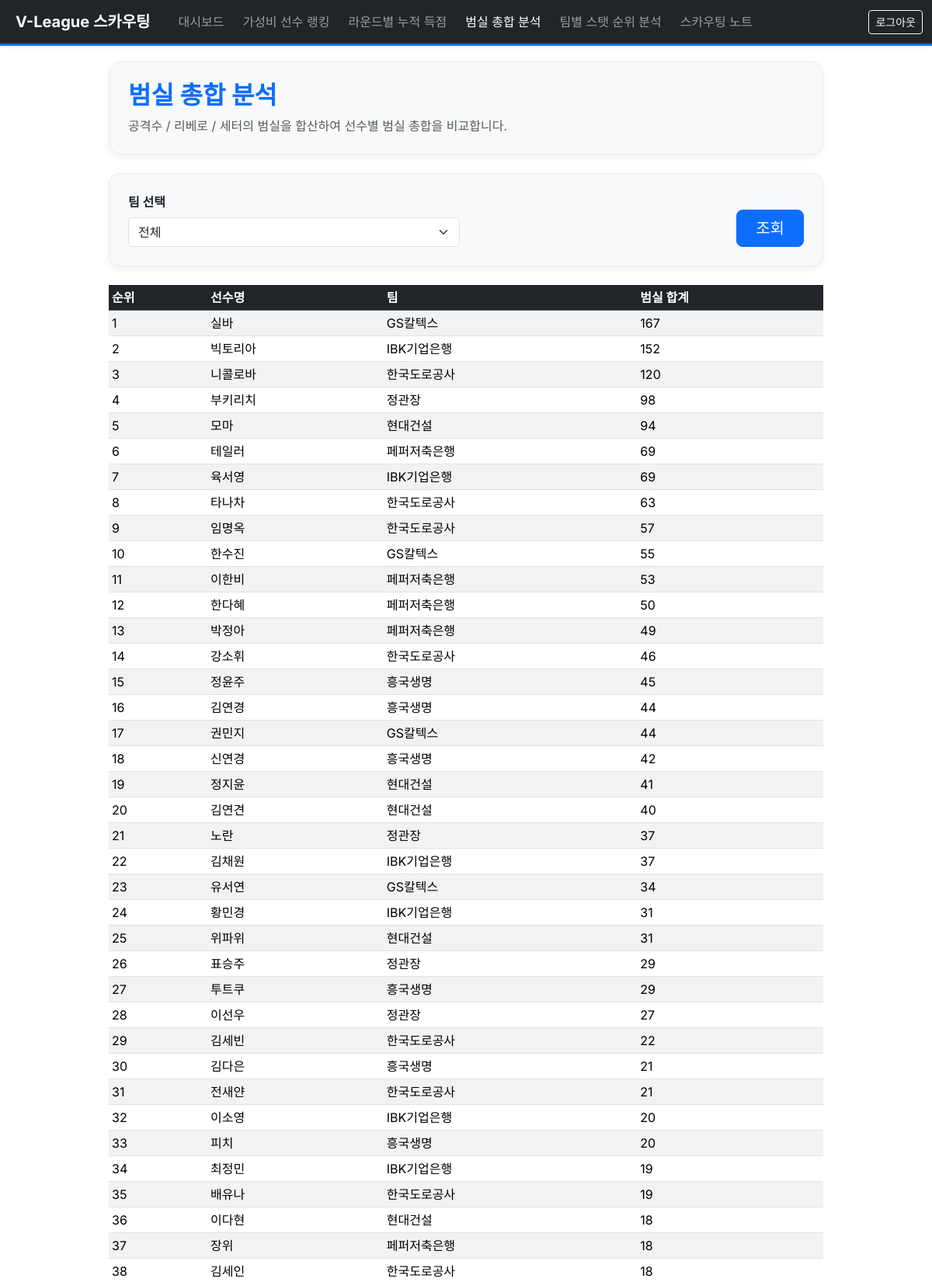
The app's page /aggregate.php (signed in, upper part) with its own data.
### tables this page shows
CREATE TABLE `Player` (
  `player_ID` int(11) NOT NULL,
  `player_name` varchar(50) NOT NULL,
  `current_team_ID` int(11) NOT NULL,
  `position_ID` int(11) NOT NULL,
  `salary` decimal(12,0) DEFAULT NULL,
  PRIMARY KEY (`player_ID`),
  KEY `current_team_ID` (`current_team_ID`),
  KEY `idx_player_position` (`position_ID`),
  CONSTRAINT `player_ibfk_1` FOREIGN KEY (`current_team_ID`) REFERENCES `Team` (`team_ID`),
  CONSTRAINT `player_ibfk_2` FOREIGN KEY (`position_ID`) REFERENCES `Player_Position` (`position_ID`)
);

CREATE TABLE `Team` (
  `team_ID` int(11) NOT NULL,
  `team_Name` varchar(50) NOT NULL,
  `home_arena` varchar(50) DEFAULT NULL,
  PRIMARY KEY (`team_ID`),
  UNIQUE KEY `team_Name` (`team_Name`)
);

### aggregate.php (the view, shortened to what this page needs)
<?php
require_once 'db.php';
$current_page = basename($_SERVER['PHP_SELF']);
$team_id = isset($_GET["team_id"]) ? (int)$_GET["team_id"] : 0;
$sql = "
    SELECT
        p.player_ID,
        p.player_name,
        t.team_Name,
        (
            COALESCE(a.att_sum,0) +
            COALESCE(l.l_sum,0) +
            COALESCE(s.s_sum,0)
        ) AS total_mistakes
    FROM player p
    LEFT JOIN team t
        ON p.current_team_ID = t.team_ID
    LEFT JOIN (
        SELECT
            player_ID,
            SUM(open_failmis + backquick_failmis + serve_mis) AS att_sum
        FROM att_stats
        GROUP BY player_ID
    ) a ON p.player_ID = a.player_ID
    LEFT JOIN (
        SELECT
            player_ID,
            SUM(dig_failmis + receive_fail) AS l_sum
        FROM l_stats
        GROUP BY player_ID
    ) l ON p.player_ID = l.player_ID
    LEFT JOIN (
        SELECT
            player_ID,
            SUM(serve_mis) AS s_sum
        FROM s_stats
        GROUP BY player_ID
    ) s ON p.player_ID = s.player_ID
";
$params = [];
$sql .= "
    GROUP BY p.player_ID
    ORDER BY total_mistakes DESC
";
$stmt = $pdo->prepare($sql);
$stmt->execute($params);
$res = $stmt->fetchAll();
?>
<!doctype html>
<html lang="ko">
<head>
    <link href="https://cdn.jsdelivr.net/npm/bootstrap@5.3.3/dist/css/bootstrap.min.css" rel="stylesheet">
</head>
<body>
<nav class="navbar navbar-expand-lg navbar-dark bg-dark shadow-sm border-bottom border-primary"
     style="border-width: 3px !important;">
    <div class="container-fluid">
        <a class="navbar-brand fw-bold px-2" href="dashboard.php">
            V-League 스카우팅
        </a>
        <div class="collapse navbar-collapse" id="navbarNav">
            <ul class="navbar-nav me-auto">
                <li class="nav-item">
                    <a class="nav-link <?= $current_page=='dashboard.php'?'active':'' ?>"
                       href="dashboard.php">대시보드</a>
                </li>
                <li class="nav-item">
                    <a class="nav-link <?= $current_page=='analysis_value.php'?'active':'' ?>"
                       href="analysis_value.php">가성비 선수 랭킹</a>
                </li>
                <li class="nav-item">
                    <a class="nav-link <?= $current_page=='score_accumulation.php'?'active':'' ?>"
                       href="score_accumulation.php">라운드별 누적 득점</a>
                </li>
                <li class="nav-item">
                    <a class="nav-link <?= $current_page=='aggregate.php'?'active':'' ?>"
                       href="aggregate.php">범실 총합 분석</a>
                </li>
                <li class="nav-item">
                    <a class="nav-link <?= in_array($current_page,['rollup.php','drilldown.php'])?'active':'' ?>"
                       href="rollup.php?metric=score">팀별 스탯 순위 분석</a>
                </li>
                <li class="nav-item">
                    <a class="nav-link <?= in_array($current_page,['player_select.php','player_profile.php','mynotes.php'])?'active':'' ?>"
                       href="player_select.php">스카우팅 노트</a>
                </li>
            </ul>
            <div class="d-flex">
                <a href="logout.php" class="btn btn-outline-light btn-sm">로그아웃</a>
            </div>
        </div>
    </div>
</nav>
<div class="content-container">
    <div class="p-4 mb-4 info-box">
        <h2 class="fw-bold mb-2 text-primary">범실 총합 분석</h2>
        <p class="mb-0 text-muted">
            공격수 / 리베로 / 세터의 범실을 합산하여 선수별 범실 총합을 비교합니다.
        </p>
    </div>
    <form method="GET" action="aggregate.php" class="filter-card bg-light p-4 mb-4">
        <div class="row g-3 align-items-end">
            <div class="col-md-6">
                <label class="form-label fw-bold">팀 선택</label>
                <select name="team_id" class="form-select">
                    <option value="0" <?= $team_id == 0 ? "selected" : "" ?>>전체</option>
                </select>
            </div>
            <div class="col-md-6 text-md-end">
                <button type="submit" class="btn btn-primary btn-lg px-4">
                    조회
                </button>
            </div>
        </div>
    </form>
    <div class="table-responsive">
        <table class="table table-striped table-hover table-sm align-middle">
            <thead class="table-dark">
                <tr>
                    <th>순위</th>
                    <th>선수명</th>
                    <th>팀</th>
                    <th>범실 합계</th>
                </tr>
            </thead>
            <tbody>
            <?php
            if (!empty($res)) {
                $rank = 1;
                foreach ($res as $row) {
                    echo "<tr>
                            <td>{$rank}</td>
                            <td>" . htmlspecialchars($row["player_name"]) . "</td>
                            <td>" . htmlspecialchars($row["team_Name"]) . "</td>
                            <td>{$row["total_mistakes"]}</td>
                          </tr>";
                    $rank++;
                }
            } else {
                echo "<tr><td colspan='4' class='text-center'>데이터가 없습니다.</td></tr>";
            }
            ?>
            </tbody>
        </table>
    </div>
</div>
</body>
</html>

### aggregate.php (style rules this page uses)
body { padding: 0; font-family: 'Inter', sans-serif; background-color: #ffffff; }
.navbar-nav .nav-link { white-space: nowrap !important; padding-left: 12px !important; padding-right: 12px !important; }
.content-container { max-width: 960px; margin: auto; padding: 20px; }
.info-box { background: #f8f9fa; border: 1px solid #e9ecef; border-radius: 16px; box-shadow: 0 4px 10px rgba(0,0,0,0.06); }
.filter-card { border: 1px solid #e9ecef; border-radius: 14px; box-shadow: 0 4px 10px rgba(0,0,0,0.06); }
th { white-space: nowrap; }

### records on screen
player: player_name "실바", current_team_ID.team_Name "GS칼텍스", total_mistakes "167"
player: player_name "빅토리아", current_team_ID.team_Name "IBK기업은행", total_mistakes "152"
player: player_name "니콜로바", current_team_ID.team_Name "한국도로공사", total_mistakes "120"
player: player_name "부키리치", current_team_ID.team_Name "정관장", total_mistakes "98"
player: player_name "모마", current_team_ID.team_Name "현대건설", total_mistakes "94"
player: player_name "테일러", current_team_ID.team_Name "페퍼저축은행", total_mistakes "69"
player: player_name "육서영", current_team_ID.team_Name "IBK기업은행", total_mistakes "69"
player: player_name "타나차", current_team_ID.team_Name "한국도로공사", total_mistakes "63"
player: player_name "임명옥", current_team_ID.team_Name "한국도로공사", total_mistakes "57"
player: player_name "한수진", current_team_ID.team_Name "GS칼텍스", total_mistakes "55"
player: player_name "이한비", current_team_ID.team_Name "페퍼저축은행", total_mistakes "53"
player: player_name "한다혜", current_team_ID.team_Name "페퍼저축은행", total_mistakes "50"
player: player_name "박정아", current_team_ID.team_Name "페퍼저축은행", total_mistakes "49"
player: player_name "강소휘", current_team_ID.team_Name "한국도로공사", total_mistakes "46"
player: player_name "정윤주", current_team_ID.team_Name "흥국생명", total_mistakes "45"
player: player_name "김연경", current_team_ID.team_Name "흥국생명", total_mistakes "44"
player: player_name "권민지", current_team_ID.team_Name "GS칼텍스", total_mistakes "44"
player: player_name "신연경", current_team_ID.team_Name "흥국생명", total_mistakes "42"
player: player_name "정지윤", current_team_ID.team_Name "현대건설", total_mistakes "41"
player: player_name "김연견", current_team_ID.team_Name "현대건설", total_mistakes "40"
player: player_name "노란", current_team_ID.team_Name "정관장", total_mistakes "37"
player: player_name "김채원", current_team_ID.team_Name "IBK기업은행", total_mistakes "37"
player: player_name "유서연", current_team_ID.team_Name "GS칼텍스", total_mistakes "34"
player: player_name "황민경", current_team_ID.team_Name "IBK기업은행", total_mistakes "31"
player: player_name "위파위", current_team_ID.team_Name "현대건설", total_mistakes "31"
player: player_name "표승주", current_team_ID.team_Name "정관장", total_mistakes "29"
player: player_name "투트쿠", current_team_ID.team_Name "흥국생명", total_mistakes "29"
player: player_name "이선우", current_team_ID.team_Name "정관장", total_mistakes "27"
player: player_name "김세빈", current_team_ID.team_Name "한국도로공사", total_mistakes "22"
player: player_name "김다은", current_team_ID.team_Name "흥국생명", total_mistakes "21"
player: player_name "전새얀", current_team_ID.team_Name "한국도로공사", total_mistakes "21"
player: player_name "이소영", current_team_ID.team_Name "IBK기업은행", total_mistakes "20"
player: player_name "피치", current_team_ID.team_Name "흥국생명", total_mistakes "20"
player: player_name "최정민", current_team_ID.team_Name "IBK기업은행", total_mistakes "19"
player: player_name "배유나", current_team_ID.team_Name "한국도로공사", total_mistakes "19"
player: player_name "이다현", current_team_ID.team_Name "현대건설", total_mistakes "18"
player: player_name "장위", current_team_ID.team_Name "페퍼저축은행", total_mistakes "18"
player: player_name "김세인", current_team_ID.team_Name "한국도로공사", total_mistakes "18"
